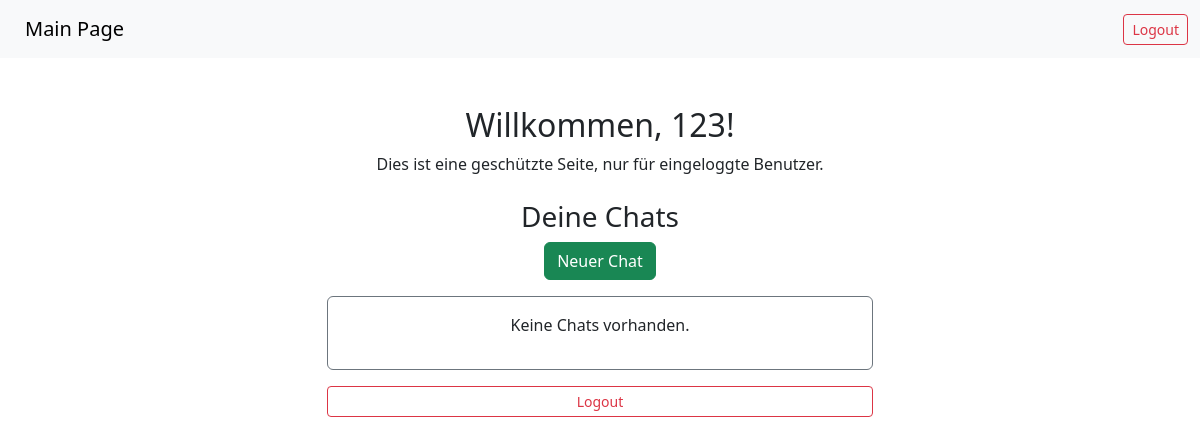
The page /pages/index.php (signed in) on the database as committed earlier.
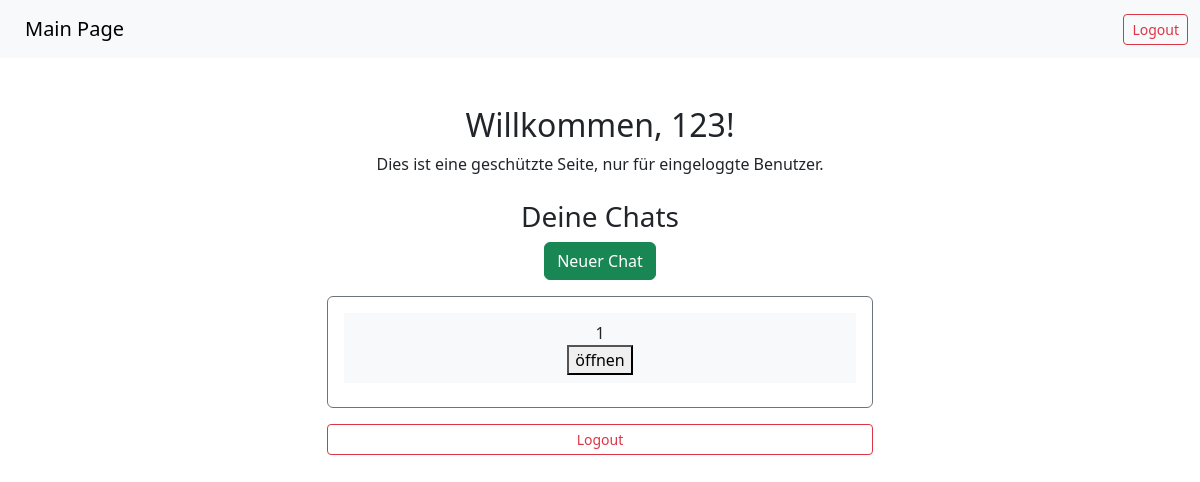
The same page on the database as committed later.
### tables this page shows
CREATE TABLE chat_records
(
    chat_id   INTEGER primary key autoincrement,
    user_id   INTEGER not null,
    title     TEXT
);

### composables/db.php (called while the page is built)
<?php
function db(): PDO {
    static $pdo = new PDO('sqlite:../db/identifier.sqlite');
    $pdo->setAttribute(PDO::ATTR_ERRMODE, PDO::ERRMODE_EXCEPTION);
    return $pdo;
}

### pages/index.php (the view, shortened to what this page needs)
<?php
require_once "../composables/db.php";
$username = $_SESSION['username'];
$userid = $_SESSION['userid'];
$chat_stmt = db()->prepare('SELECT chat_id FROM chat_records WHERE user_id = :userid');
$chat_stmt->bindValue(':userid', $userid);
$chat_stmt->execute();
$chats = $chat_stmt->fetchAll(PDO::FETCH_ASSOC);
?>
<!DOCTYPE html>
<html lang="de">
<head>
    <link href="https://cdn.jsdelivr.net/npm/bootstrap@5.3.0-alpha1/dist/css/bootstrap.min.css" rel="stylesheet">
</head>
<body>
    <nav class="navbar navbar-expand-lg navbar-light bg-light">
        <div class="container-fluid">
            <a class="navbar-brand btn btn-outline-primary" href="index.php"
                style="background: transparent; border-color: transparent;">Main Page</a>
            <div class="collapse navbar-collapse" id="navbarNav">
                <ul class="navbar-nav ms-auto">
                    <li class="nav-item">
                        <a class="btn btn-sm btn-outline-danger" href="logout.php">Logout</a>
                    </li>
                </ul>
            </div>
        </div>
    </nav>
    <div class="container mt-5">
        <div class="row justify-content-center">
            <div class="col-md-6">
                <h2 class="text-center">Willkommen,
                    <?php echo htmlspecialchars($username); ?>!
                </h2>
                <p class="text-center">Dies ist eine geschützte Seite, nur für eingeloggte Benutzer.</p>
                <h3 class="text-center mt-4">Deine Chats</h3>
                <form method="POST" class="text-center mb-3">
                    <button type="submit" name="new_chat" class="btn btn-success">Neuer Chat</button>
                </form>
                <div class="chats-container mt-3 p-3 border border-secondary rounded">
                    <?php if (empty($chats)): ?>
                        <p class="text-center">Keine Chats vorhanden.</p>
                    <?php else: ?>
                        <?php foreach ($chats as $chatid): ?>
                            <div class="chat-id bg-light p-2 mb-2 text-center">
                                <?php echo htmlspecialchars($chatid["chat_id"]); ?>
                                <form action="/chat.php" method="get">
                                    <button type="submit">öffnen</button>
                                </form>
                            </div>
                        <?php endforeach; ?>
                    <?php endif; ?>
                </div>
                <div class="d-grid gap-2 mt-3">
                    <a href="logout.php" class="btn btn-outline-danger btn-sm">Logout</a>
                </div>
            </div>
        </div>
    </div>
</body>
</html>

Rows that differ between the two databases and show on the page:
added chat_records: chat_id "1"
Other text that changed with them:
text no longer shown: "Keine Chats vorhanden."
